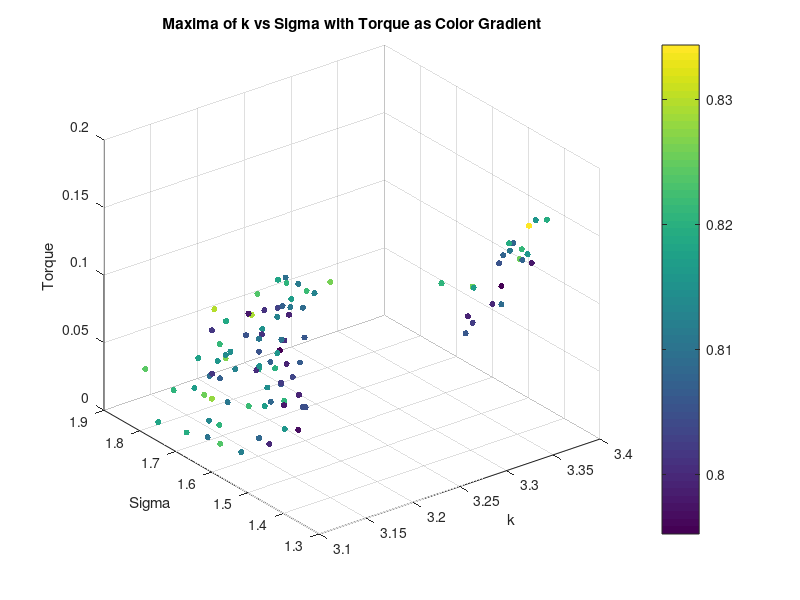
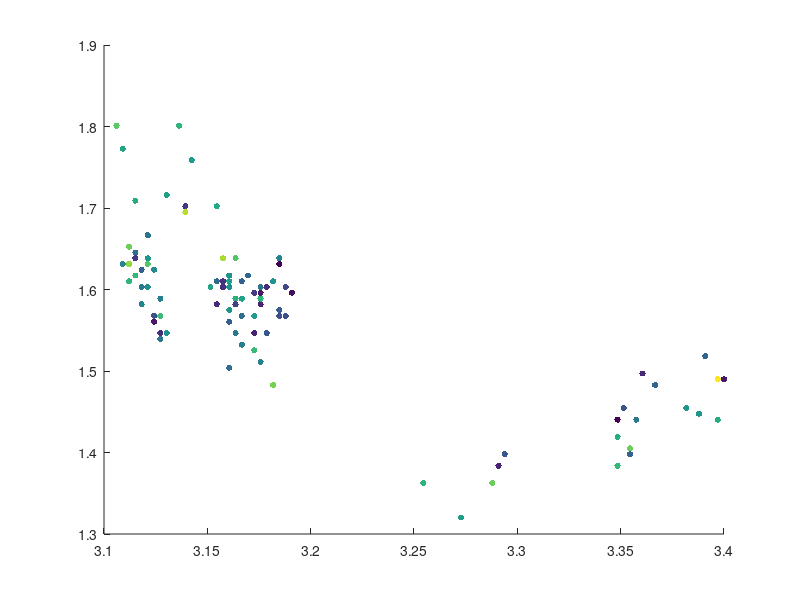

Write MATLAB code to recreate these figures, in order.
load('maxima_data.mat');
scatter3(maxima_k, maxima_sigma, torque_values, 20, maxima_corr, 'filled');
xlabel('k');
ylabel('Sigma');
zlabel('Torque');
title('Maxima of k vs Sigma with Torque as Color Gradient');
colorbar;
grid on;

% K means clustering of torque into 10 clusters, taking mean of each cluster k, sigma and corr too
[cluster_idx, cluster_centers] = kmeans(torque_values', 10);
% Plot the clusters
figure;
hold on;
for i = 1:10
    cluster_points = find(cluster_idx == i);
    scatter3(maxima_k(cluster_points)', maxima_sigma(cluster_points)', torque_values(cluster_points)', 20, maxima_corr(cluster_points), 'filled');
end